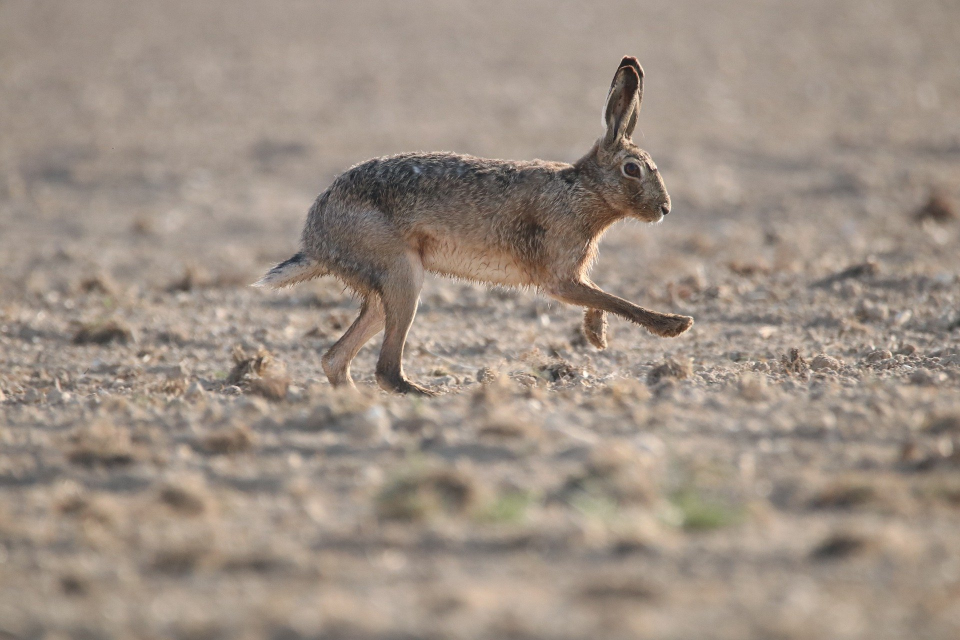
#> input picture Sample.jpg, 1920 x 1280 px (shown at 1/2 size)
$ python main.py
#> lines starting #> are read from the running program, lines starting #| are printed output that depends on the picture
#Import python Pillow library
from genericpath import isfile
from PIL import Image

import os
#Import aspose words for python for creating html text

import zipfile

#Specify icon sizes to convert and download as .ico 3 sizes
icon_sizes = [(16, 16), (24, 24), (32, 32), (48, 48), (64, 64), (128, 128), (256, 256 )]
#There is need to automatically check & accept different file formats such as"jpg", "jpeg", "png", "bmp", "gif", "tiff", "webp"}
#If there is an attempt to upload something else it show error
ALLOWED_EXTENSIONS = {".jpg", ".jpeg", ".png", ".bmp", "gif", "tiff", "webp"}
# A function to check if the file is allowed

def createHtml():

    createHtml = open("attest.html","w")

    createHtml.write('<html>\n<head>\n<link rel="icon" type="image/ico" sizes="16x16" href="/Favicon16.ico">\n<link rel="icon" type="image/ico" sizes="24x24" href="/Favicon24.ico">\n<link rel="icon" type="image/ico" sizes="32x32" href="/Favicon32.ico">\n<link rel="icon" type="image/ico" sizes="48x48" href="/Favicon48.ico">\n<link rel="icon" type="image/ico" sizes="64x64" href="/Favicon64.ico">\n<link rel="icon" type="image/ico" sizes="128x128" href="/Favicon128.ico">\n<link rel="icon" type="image/ico" sizes="256x256" href="/Favicon256.ico">\n<link rel="icon" type="image/ico" sizes="270x270" href="/Favicon270.ico">\n<link rel="manifest" href="/site.webmanifest">\n<meta name="msapplication-TileColor" content="#da532c">\n<meta name="theme-color" content="#ffffff">\n</head>\n<body>\n</body>\n</html>'
)

    createHtml.close()

file_path = input("Please enter the FILENAME you want to convert(sample.jpg, sample2.webp, sample4.gif, wings.png) or FILEPATH: ")
#> the answer given: Sample.jpg
if os.path.isfile(file_path):
    file_extension = os.path.splitext(file_path)[1]
    if file_extension.lower() in ALLOWED_EXTENSIONS:
        print("IT'S AN IMAGE FILE")
        #This is where the actual conversion happens
        image = Image.open(file_path)
#> image is the input picture: PIL image 1920x1280 RGB; mean R, G, B 157, 143.5, 131.9
        fileoutpath = 'Favicon'
        for size in icon_sizes:
            print(size[0])
            fileoutname = fileoutpath + str(size[0]) + ".ico"
            new_image = image.resize(size)
            new_image.save(fileoutname)
#> this loop made 7 passes
#> pass 1, `new_image = image.resize(size)`:
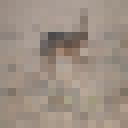
#> new_image: PIL image 16x16 RGB (shown 8 times larger); mean R, G, B 157.2, 143.6, 132
#> pass 2, `new_image = image.resize(size)`:
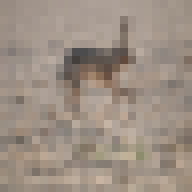
#> new_image: PIL image 24x24 RGB (shown 8 times larger); mean R, G, B 157.1, 143.5, 132
#> pass 3, `new_image = image.resize(size)`:
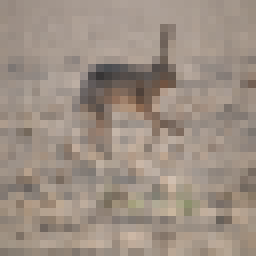
#> new_image: PIL image 32x32 RGB (shown 8 times larger); mean R, G, B 157.1, 143.5, 131.9
#> after the loop:
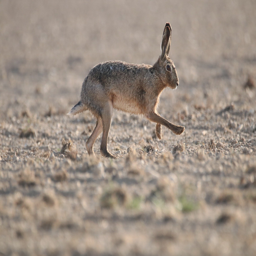
#> new_image: PIL image 256x256 RGB; mean R, G, B 157, 143.5, 131.9
        createHtml()
    else:
        print("IT'S NOT AN IMAGE FILE")

#Returns the converted icon with a new filename + one more size of 128px
new_logo_ico_filename = fileoutpath + "270.ico"
new_logo_ico = image.resize((270, 270))
new_logo_ico.save(new_logo_ico_filename, format="ICO", quality=90)

#Zip the converted icons/HTML codes in a .zip file
filenames = ["Favicon16.ico", "Favicon24.ico", "Favicon32.ico", "Favicon48.ico", "Favicon64.ico", "Favicon128.ico", "Favicon256.ico", "Favicon270.ico", "attest.html",]
with zipfile.ZipFile("multiple_files.zip", mode="w") as archive:
    for filename in filenames:
#> (the run stopped early here; a loop or call above may not have finished)
